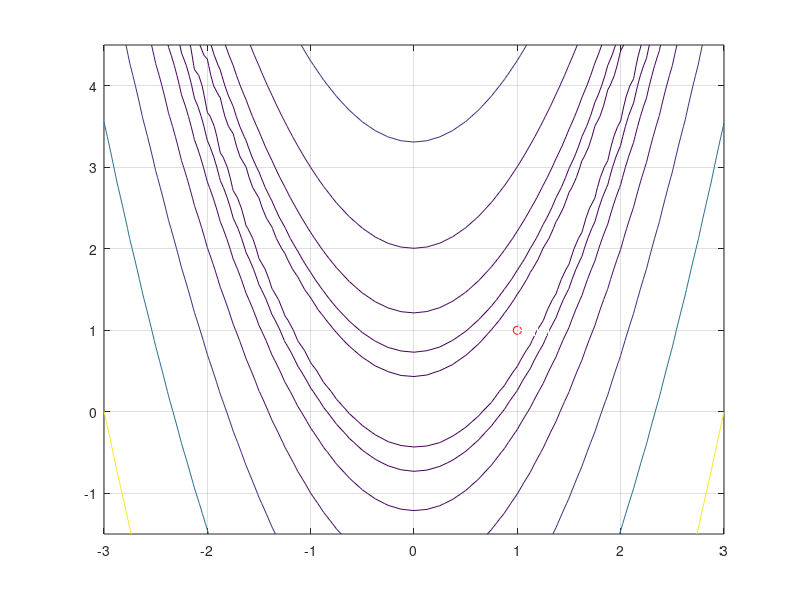

This chart was generated by the following MATLAB code:
function cont()
% cont()
% Contour of the Banana Function in the parameter space
% for optimization without not-strict restrictions

% All Rights Reserved, 
% Revision 3.0, Oct. 1996
% Evolution Strategy Toolbox 1993-96
% To Thanh Binh University of Magdeburg Germany



hold off
xx = [-3:0.125:3]';
yy = [-1.5:0.125:4.5]';
[x1,y1]=meshgrid(xx',yy');
meshd = 100.*(y1-x1.*x1).^2 + (1-x1).^2;
conts = exp(3:20);
contour(xx,yy,meshd,conts)
hold on
plot(1,1,'ro');text(1,1,'Solution','color','w');
grid
